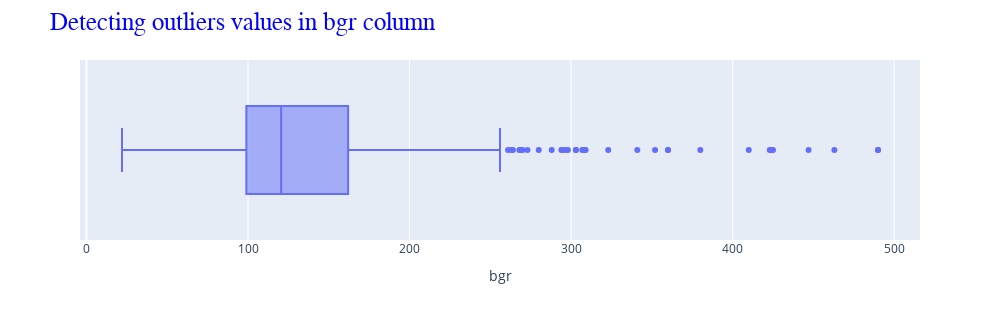

Write notebook code for a chart like this one.
### Code cell
ax = px.box( data_frame = data,
        x = 'bgr',
        width = 1000, height = 320)

ax.update_layout(
    title = {
        "text" : 'Detecting outliers values in bgr column',
        "font" : title_font_dict
    } 
)

### Figure 1 — Plotly figure (JSON) as saved in the notebook; plotly's stock layout.template omitted (floating-point values rounded to 4 significant figures; data arrays with more than 128 entries replaced by an {"elided": "..."} marker saying what was removed)
{"data": [{"alignmentgroup": "True", "hovertemplate": "bgr=%{x}<extra></extra>", "legendgroup": "", "marker": {"color": "#636efa"}, "name": "", "notched": false, "offsetgroup": "", "orientation": "h", "showlegend": false, "type": "box", "x": {"elided": "392 float values"}, "x0": " ", "xaxis": "x", "y0": " ", "yaxis": "y"}], "layout": {"boxmode": "group", "height": 320, "legend": {"tracegroupgap": 0}, "margin": {"t": 60}, "title": {"font": {"color": "Blue", "family": "Times New Roman", "size": 25}, "text": "Detecting outliers values in bgr column"}, "width": 1000, "xaxis": {"anchor": "y", "domain": [0, 1], "title": {"text": "bgr"}}, "yaxis": {"anchor": "x", "domain": [0, 1]}}}
